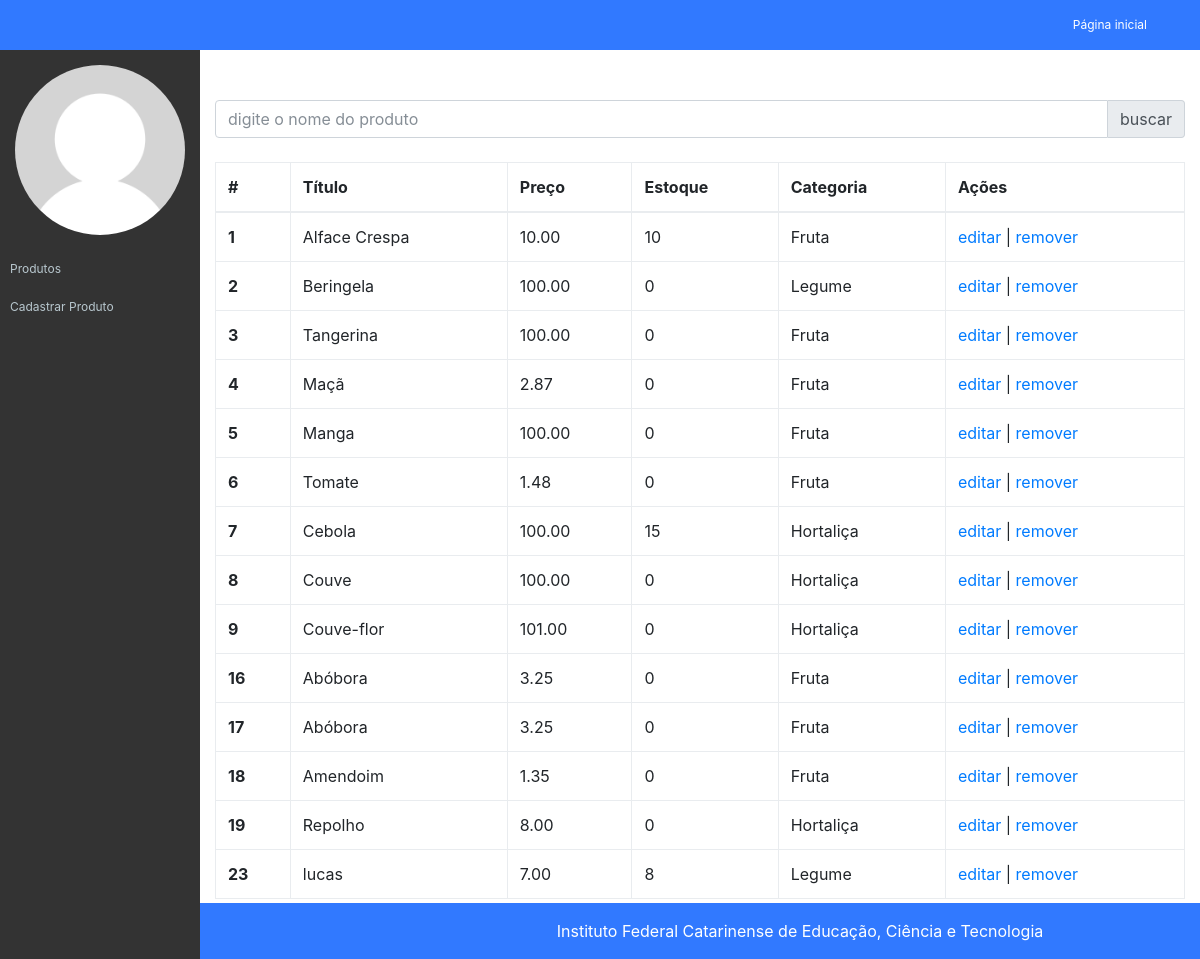
Page /nao/app/views/admin/produtos.php on the committed database.
### tables this page shows
CREATE TABLE `tb_produtos` (
  `codigo` int(11) NOT NULL,
  `nome` varchar(32) NOT NULL,
  `categoria` varchar(32) NOT NULL,
  `preco` decimal(10,2) NOT NULL,
  `quantidade_estoque` int(11) NOT NULL
);

### nao/app/models/Conexao.php (called while the page is built, shortened)
<?php
class Conexao {
    public static $conexao = null;
    public static function getConexao(){
        try{
            if(self::$conexao == null){
                self::$conexao = new PDO("mysql:host=".self::HOST.";dbname=".self::NOMEBANCO, self::USUARIO, self::SENHA);
                self::$conexao->setAttribute(PDO::ATTR_ERRMODE, PDO::ERRMODE_EXCEPTION);
            }
            return self:: $conexao;
        }catch(PDOException $e){
            die("Falhou a conexao ou ocorreu um erro banco: " . $e->getMessage());
        }
        return $conexao;
    }
}

### nao/app/models/CrudProdutos.php (called while the page is built, shortened)
<?php
require_once "Conexao.php";
require_once "Produto.php";
class CrudProdutos
{
    private $conexao;
    public function __construct()
    {
        $this->conexao = Conexao::getConexao();
    }
    public function getProdutos()
    {
        $consulta = $this->conexao->query("SELECT * FROM tb_produtos");
        $arrayProdutos = $consulta->fetchAll(PDO::FETCH_ASSOC);
        $listaProdutos = [];
        foreach ($arrayProdutos as $produto) {
            $listaProdutos[] = new Produto($produto['nome'], $produto['preco'], $produto['quantidade_estoque'], $produto['categoria'], $produto['codigo']);
        }
        return $listaProdutos;
    }
}

### nao/app/models/Produto.php (called while the page is built, shortened)
<?php
require_once "Conexao.php";
class Produto {
    public function __construct($nome, $preco,$estoque,$categoria, $codigo = null){
        $this->nome = $nome;
        $this->preco = $preco;
        $this->categoria = $categoria;
        $this->estoque = $estoque;
        $this->codigo = $codigo;
    }
}

### nao/app/views/admin/produtos.php (the view)
<?php
    require_once __DIR__."/../../models/CrudProdutos.php";
    $crud = new CrudProdutos();
    $listaProdutos = $crud->getProdutos();
    require_once __DIR__."/cabecalho.php";
?>
<div class="row">
    <div class="col-md-12">
        <div class="input-group">
            <input type="text" class="form-control" placeholder="digite o nome do produto" aria-describedby="basic-addon2">
            <button class="input-group-addon" id="basic-addon2">buscar</button>
        </div>
    </div>
</div>
<br>
<table class="table table-bordered">
    <thead>
    <tr>
        <th>#</th>
        <th>Título</th>
        <th>Preço</th>
        <th>Estoque</th>
        <th>Categoria</th>
        <th>Ações</th>
    </tr>
    </thead>
    <tbody>
    <?php foreach ($listaProdutos as $produto): ?>
    <tr>
        <th scope="row"><?= $produto->codigo ?></th>
        <td><?= $produto->nome ?></td>
        <td><?= $produto->preco ?></td>
        <td><?= $produto->estoque ?></td>
        <td><?= $produto->categoria ?></td>
        <td>
            <a href="editar-produto.php?id=<?= $produto->codigo ?>">editar</a> |
            <a href="../../controllers/controladorProduto.php?acao=excluir&id=<?= $produto->codigo ?>">remover</a>
        </td>
    </tr>
   <?php endforeach; ?>
    </tbody>
</table>
<?php require_once __DIR__."/rodape.php";?>

### nao/assets/css/ifc-style.css (style rules this page uses)
body { padding-top: 55px; }
@media (min-width: 992px) { body { padding-top: 55px; } }

### rows in the picture
tb_produtos: codigo "1", nome "Alface Crespa", preco "10.00", quantidade_estoque "10", categoria "Fruta"
tb_produtos: codigo "2", nome "Beringela", preco "100.00", quantidade_estoque "0", categoria "Legume"
tb_produtos: codigo "3", nome "Tangerina", preco "100.00", quantidade_estoque "0", categoria "Fruta"
tb_produtos: codigo "4", nome "Maçã", preco "2.87", quantidade_estoque "0", categoria "Fruta"
tb_produtos: codigo "5", nome "Manga", preco "100.00", quantidade_estoque "0", categoria "Fruta"
tb_produtos: codigo "6", nome "Tomate", preco "1.48", quantidade_estoque "0", categoria "Fruta"
tb_produtos: codigo "7", nome "Cebola", preco "100.00", quantidade_estoque "15", categoria "Hortaliça"
tb_produtos: codigo "8", nome "Couve", preco "100.00", quantidade_estoque "0", categoria "Hortaliça"
tb_produtos: codigo "9", nome "Couve-flor", preco "101.00", quantidade_estoque "0", categoria "Hortaliça"
tb_produtos: codigo "16", nome "Abóbora", preco "3.25", quantidade_estoque "0", categoria "Fruta"
tb_produtos: codigo "17", nome "Abóbora", preco "3.25", quantidade_estoque "0", categoria "Fruta"
tb_produtos: codigo "18", nome "Amendoim", preco "1.35", quantidade_estoque "0", categoria "Fruta"
tb_produtos: codigo "19", nome "Repolho", preco "8.00", quantidade_estoque "0", categoria "Hortaliça"
tb_produtos: codigo "23", nome "lucas", preco "7.00", quantidade_estoque "8", categoria "Legume"
